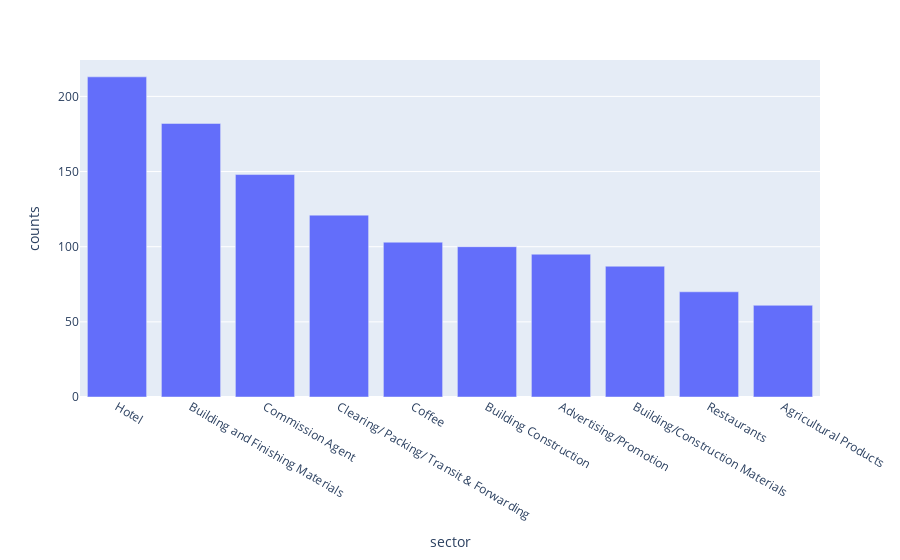

The notebook cell saved with this chart:
### Code cell
import plotly.express as px

sector_count = df.groupby(['sector']).size().reset_index(name='counts').sort_values('counts', ascending=False).head(10)

fig = px.bar(sector_count, x='sector', y='counts')
fig.show()
#sector_count

### Figure 1 — Plotly figure (JSON) as saved in the notebook; plotly's stock layout.template omitted (floating-point values rounded to 4 significant figures)
{"data": [{"alignmentgroup": "True", "hovertemplate": "sector=%{x}<br>counts=%{y}<extra></extra>", "legendgroup": "", "marker": {"color": "#636efa"}, "name": "", "offsetgroup": "", "orientation": "v", "showlegend": false, "textposition": "auto", "type": "bar", "x": ["Hotel", "Building and Finishing Materials", "Commission Agent", "Clearing/ Packing/ Transit & Forwarding", "Coffee", "Building Construction", "Advertising/Promotion", "Building/Construction Materials", "Restaurants", "Agricultural Products"], "xaxis": "x", "y": [213, 182, 148, 121, 103, 100, 95, 87, 70, 61], "yaxis": "y"}], "layout": {"barmode": "relative", "legend": {"tracegroupgap": 0}, "margin": {"t": 60}, "xaxis": {"anchor": "y", "domain": [0, 1], "title": {"text": "sector"}}, "yaxis": {"anchor": "x", "domain": [0, 1], "title": {"text": "counts"}}}}
